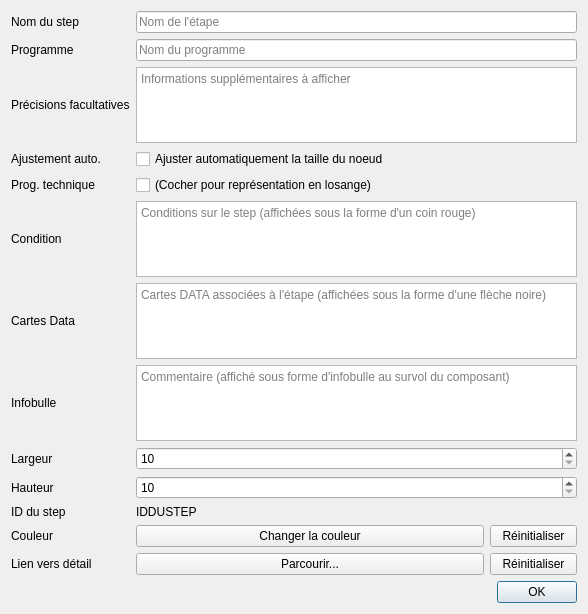
<?xml version="1.0" encoding="UTF-8"?>
<ui version="4.0">
 <class>ModifyStepDialog</class>
 <widget class="QDialog" name="ModifyStepDialog">
  <property name="geometry">
   <rect>
    <x>0</x>
    <y>0</y>
    <width>588</width>
    <height>614</height>
   </rect>
  </property>
  <property name="windowTitle">
   <string>Modification d'étape</string>
  </property>
  <layout class="QGridLayout" name="gridLayout" rowstretch="0,0,0,0,0,0,0,0,0,0,0,0,0,0,0,0">
   <item row="13" column="1">
    <layout class="QHBoxLayout" name="horizontalLayout" stretch="4,1">
     <item>
      <widget class="QPushButton" name="pushButtonColor">
       <property name="text">
        <string>Changer la couleur</string>
       </property>
      </widget>
     </item>
     <item>
      <widget class="QPushButton" name="pushButtonInitColor">
       <property name="text">
        <string>Réinitialiser</string>
       </property>
      </widget>
     </item>
    </layout>
   </item>
   <item row="14" column="0">
    <widget class="QLabel" name="labelDetail">
     <property name="text">
      <string>Lien vers détail</string>
     </property>
     <property name="buddy">
      <cstring>pushButtonDetail</cstring>
     </property>
    </widget>
   </item>
   <item row="14" column="1">
    <layout class="QHBoxLayout" name="horizontalLayout_2" stretch="4,1">
     <item>
      <widget class="QPushButton" name="pushButtonDetail">
       <property name="text">
        <string>Parcourir...</string>
       </property>
      </widget>
     </item>
     <item>
      <widget class="QPushButton" name="pushButtonInitDetail">
       <property name="text">
        <string>Réinitialiser</string>
       </property>
      </widget>
     </item>
    </layout>
   </item>
   <item row="15" column="1">
    <widget class="QDialogButtonBox" name="buttonBox">
     <property name="orientation">
      <enum>Qt::Horizontal</enum>
     </property>
     <property name="standardButtons">
      <set>QDialogButtonBox::Ok</set>
     </property>
    </widget>
   </item>
   <item row="11" column="0">
    <widget class="QLabel" name="labelID">
     <property name="text">
      <string>ID du step</string>
     </property>
    </widget>
   </item>
   <item row="11" column="1">
    <widget class="QLabel" name="ID">
     <property name="text">
      <string>IDDUSTEP</string>
     </property>
    </widget>
   </item>
   <item row="0" column="0">
    <widget class="QLabel" name="labelName">
     <property name="text">
      <string>Nom du step</string>
     </property>
     <property name="buddy">
      <cstring>lineEditName</cstring>
     </property>
    </widget>
   </item>
   <item row="0" column="1">
    <widget class="QLineEdit" name="lineEditName">
     <property name="whatsThis">
      <string>&lt;html&gt;&lt;head/&gt;&lt;body&gt;&lt;p&gt;&lt;span style=&quot; font-weight:600;&quot;&gt;Nom de l'étape dans le job&lt;/span&gt;&lt;/p&gt;&lt;p&gt;Affiché dans le composant uniquement si non vide&lt;/p&gt;&lt;/body&gt;&lt;/html&gt;</string>
     </property>
     <property name="placeholderText">
      <string>Nom de l'étape</string>
     </property>
    </widget>
   </item>
   <item row="1" column="0">
    <widget class="QLabel" name="labelProgram">
     <property name="text">
      <string>Programme</string>
     </property>
     <property name="buddy">
      <cstring>lineEditProgram</cstring>
     </property>
    </widget>
   </item>
   <item row="1" column="1">
    <widget class="QLineEdit" name="lineEditProgram">
     <property name="whatsThis">
      <string>&lt;html&gt;&lt;head/&gt;&lt;body&gt;&lt;p&gt;&lt;span style=&quot; font-weight:600;&quot;&gt;Nom du programme&lt;/span&gt;&lt;/p&gt;&lt;p&gt;Affiché dans le composant systématiquement&lt;/p&gt;&lt;/body&gt;&lt;/html&gt;</string>
     </property>
     <property name="placeholderText">
      <string>Nom du programme</string>
     </property>
    </widget>
   </item>
   <item row="2" column="0">
    <widget class="QLabel" name="labelPrecision">
     <property name="text">
      <string>Précisions facultatives</string>
     </property>
     <property name="buddy">
      <cstring>textEditPrecision</cstring>
     </property>
    </widget>
   </item>
   <item row="2" column="1">
    <widget class="QTextEdit" name="textEditPrecision">
     <property name="tabChangesFocus">
      <bool>true</bool>
     </property>
     <property name="placeholderText">
      <string>Informations supplémentaires à afficher</string>
     </property>
    </widget>
   </item>
   <item row="4" column="0">
    <widget class="QLabel" name="labelTechnical">
     <property name="text">
      <string>Prog. technique</string>
     </property>
     <property name="buddy">
      <cstring>checkBoxTechnical</cstring>
     </property>
    </widget>
   </item>
   <item row="4" column="1">
    <widget class="QCheckBox" name="checkBoxTechnical">
     <property name="text">
      <string>(Cocher pour représentation en losange)</string>
     </property>
    </widget>
   </item>
   <item row="6" column="0">
    <widget class="QLabel" name="labelCondition">
     <property name="text">
      <string>Condition</string>
     </property>
     <property name="buddy">
      <cstring>textEditCondition</cstring>
     </property>
    </widget>
   </item>
   <item row="6" column="1">
    <widget class="QTextEdit" name="textEditCondition">
     <property name="tabChangesFocus">
      <bool>true</bool>
     </property>
     <property name="placeholderText">
      <string>Conditions sur le step (affichées sous la forme d'un coin rouge)</string>
     </property>
    </widget>
   </item>
   <item row="7" column="0">
    <widget class="QLabel" name="labelData">
     <property name="text">
      <string>Cartes Data</string>
     </property>
     <property name="buddy">
      <cstring>textEditData</cstring>
     </property>
    </widget>
   </item>
   <item row="7" column="1">
    <widget class="QTextEdit" name="textEditData">
     <property name="tabChangesFocus">
      <bool>true</bool>
     </property>
     <property name="placeholderText">
      <string>Cartes DATA associées à l'étape (affichées sous la forme d'une flèche noire)</string>
     </property>
    </widget>
   </item>
   <item row="9" column="0">
    <widget class="QLabel" name="labelWidth">
     <property name="text">
      <string>Largeur</string>
     </property>
     <property name="buddy">
      <cstring>spinBoxWidth</cstring>
     </property>
    </widget>
   </item>
   <item row="9" column="1">
    <widget class="QSpinBox" name="spinBoxWidth">
     <property name="minimum">
      <number>10</number>
     </property>
     <property name="maximum">
      <number>999</number>
     </property>
    </widget>
   </item>
   <item row="10" column="0">
    <widget class="QLabel" name="labelHeight">
     <property name="text">
      <string>Hauteur</string>
     </property>
     <property name="buddy">
      <cstring>spinBoxHeight</cstring>
     </property>
    </widget>
   </item>
   <item row="10" column="1">
    <widget class="QSpinBox" name="spinBoxHeight">
     <property name="minimum">
      <number>10</number>
     </property>
     <property name="maximum">
      <number>999</number>
     </property>
    </widget>
   </item>
   <item row="13" column="0">
    <widget class="QLabel" name="labelColor">
     <property name="text">
      <string>Couleur</string>
     </property>
     <property name="buddy">
      <cstring>pushButtonColor</cstring>
     </property>
    </widget>
   </item>
   <item row="8" column="0">
    <widget class="QLabel" name="labelComment">
     <property name="text">
      <string>Infobulle</string>
     </property>
     <property name="buddy">
      <cstring>textEditComment</cstring>
     </property>
    </widget>
   </item>
   <item row="8" column="1">
    <widget class="QTextEdit" name="textEditComment">
     <property name="whatsThis">
      <string>&lt;html&gt;&lt;head/&gt;&lt;body&gt;&lt;p&gt;Infobulle affichée au survol du noeud&lt;/p&gt;&lt;/body&gt;&lt;/html&gt;</string>
     </property>
     <property name="tabChangesFocus">
      <bool>true</bool>
     </property>
     <property name="placeholderText">
      <string>Commentaire (affiché sous forme d'infobulle au survol du composant)</string>
     </property>
    </widget>
   </item>
   <item row="3" column="1">
    <widget class="QCheckBox" name="checkBoxAutoAdjust">
     <property name="text">
      <string>Ajuster automatiquement la taille du noeud</string>
     </property>
    </widget>
   </item>
   <item row="3" column="0">
    <widget class="QLabel" name="label">
     <property name="text">
      <string>Ajustement auto.</string>
     </property>
    </widget>
   </item>
  </layout>
 </widget>
 <resources/>
 <connections>
  <connection>
   <sender>buttonBox</sender>
   <signal>accepted()</signal>
   <receiver>ModifyStepDialog</receiver>
   <slot>accept()</slot>
   <hints>
    <hint type="sourcelabel">
     <x>248</x>
     <y>254</y>
    </hint>
    <hint type="destinationlabel">
     <x>157</x>
     <y>274</y>
    </hint>
   </hints>
  </connection>
  <connection>
   <sender>buttonBox</sender>
   <signal>rejected()</signal>
   <receiver>ModifyStepDialog</receiver>
   <slot>reject()</slot>
   <hints>
    <hint type="sourcelabel">
     <x>316</x>
     <y>260</y>
    </hint>
    <hint type="destinationlabel">
     <x>286</x>
     <y>274</y>
    </hint>
   </hints>
  </connection>
 </connections>
</ui>
